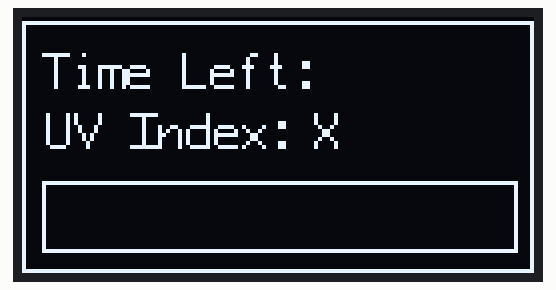
Bench run of a sketch on a simulated Arduino Uno, built with avr-gcc and run on an emulated ATmega328P. Shown: 128×64 one-colour display.

Above: at 0.3 s.
At 10.31 s:
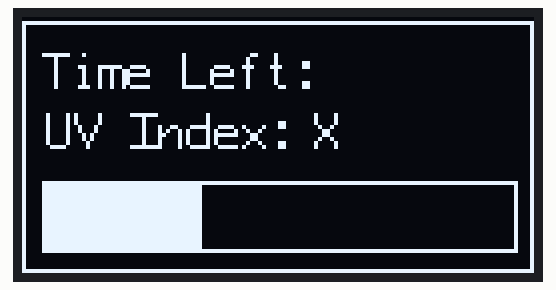
At 30.33 s:
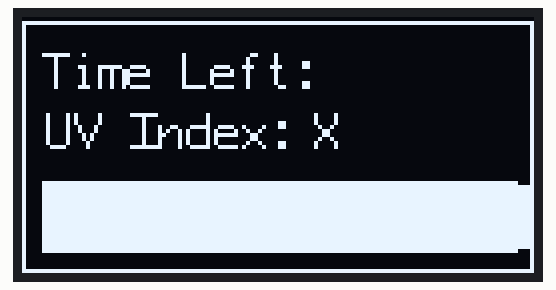

The sketch:

Prototype_Code_1.ino
```cpp
#include <U8g2lib.h>

U8G2_SH1106_128X64_NONAME_1_HW_I2C u8g2(U8G2_R0, U8X8_PIN_NONE);

unsigned long startTime;
unsigned long currentTime;
int UV_index = 7;
int UV_index_prev = 7;
int time_remaining=0;
int secs=0;
int mins=0;
float percent_time_left = 100;
bool time_out=false;
bool vitD_maxxed=false;

void setup() {
  u8g2.begin();
  startTime = millis();
  time_remaining = 200/(3*UV_index);
}

void loop() {
  UV_index_prev = UV_index;
  //read UV index and store in UV_index
  currentTime = millis();
  int timeElapsed = 0;
  if(time_out){
    timeElapsed = time_remaining;
  }
  else{
    timeElapsed = currentTime-startTime;
  }
  if(UV_index!= UV_index_prev){
    percent_time_left = timeElapsed/time_remaining;
    time_remaining = percent_time_left * 200/(3*UV_index);
    percent_time_left=0;
  }
  if(timeElapsed>= 0.75*time_remaining){
    vitD_maxxed=true;
  }
  else if(timeElapsed>=time_remaining){
    time_out=true;
  }
  if(secs>=60){
    secs-=60;
    mins++;
  }
  u8g2.firstPage();
    do {
        drawScreen_3(timeElapsed/time_remaining);
    } while (u8g2.nextPage());
}

void drawScreen_3(int percent) {
    u8g2.setFontMode(1);
    u8g2.setBitmapMode(1);
    // rect 1
    u8g2.drawFrame(0, 1, 128, 63);
    // rect 2
    u8g2.drawFrame(5, 41, 119, 18);
    // string 3
    u8g2.setFont(u8g2_font_profont15_tr);
    u8g2.drawStr(5, 18, "Time Left: ");
    // string 4
    u8g2.setFont(u8g2_font_profont22_tr);
    u8g2.drawStr(10, 49, "");
    // prg_bar
    u8g2.drawBox(6, 42, percent*177, 16);
    // string 6
    u8g2.setFont(u8g2_font_profont15_tr);
    u8g2.drawStr(6, 33, "UV Index:");
    // string 7
    u8g2.drawStr(73, 33, "X");
}
```

Measured:
- what the display in image 0 shows lasts 10.0 s, from 0.2 s to 10.2 s
